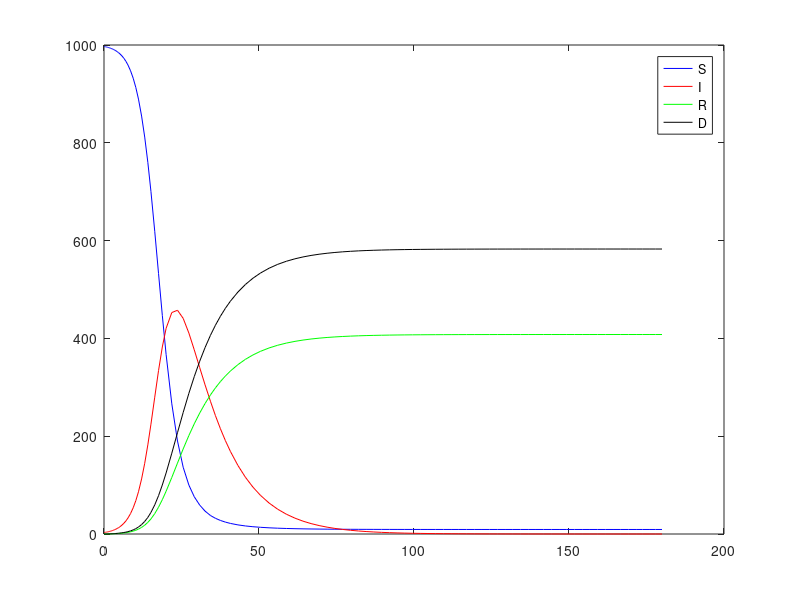

MATLAB code to generate this figure:
clear all; clc; format long;

tspan = [0 180]; N = 1000;
beta = 0.4; 
alpha = 0.035; 
gamma = 0.05; 
 

F = @(t, Y) [
    -(beta/N) * Y(2) * Y(1);
    (beta/N) * Y(2) * Y(1) - alpha * Y(2) - gamma * Y(2);
    alpha * Y(2);
    gamma * Y(2)
];

Y0 = [997; 3; 0; 0];

[t, y] = ode45(F, tspan, Y0);

S = y(:,1);
I = y(:,2);
R = y(:,3);
D = y(:,4);

plot(t, S, 'b')
hold on
plot(t, I, 'r')
plot(t, R, 'g')
plot(t, D, 'k')

legend('S', 'I', 'R', 'D')
